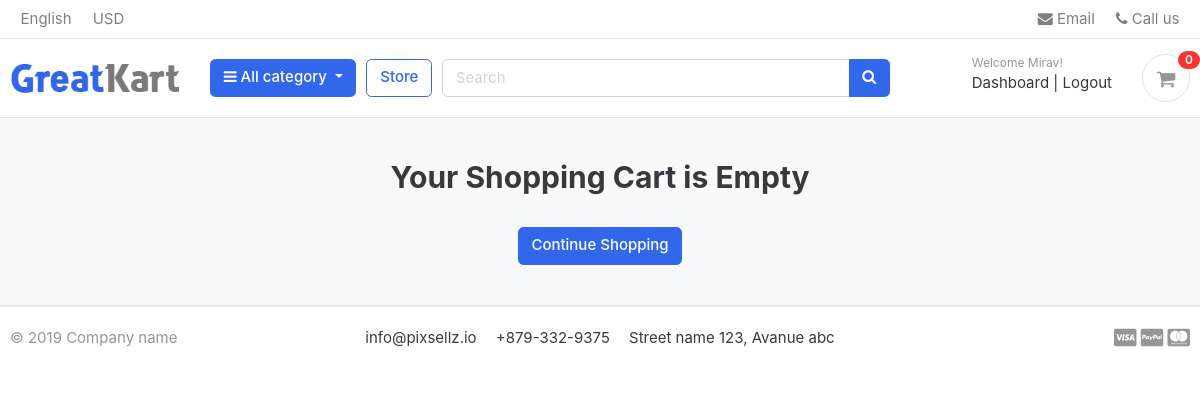
Page /cart/ (signed in) on the earlier database version.
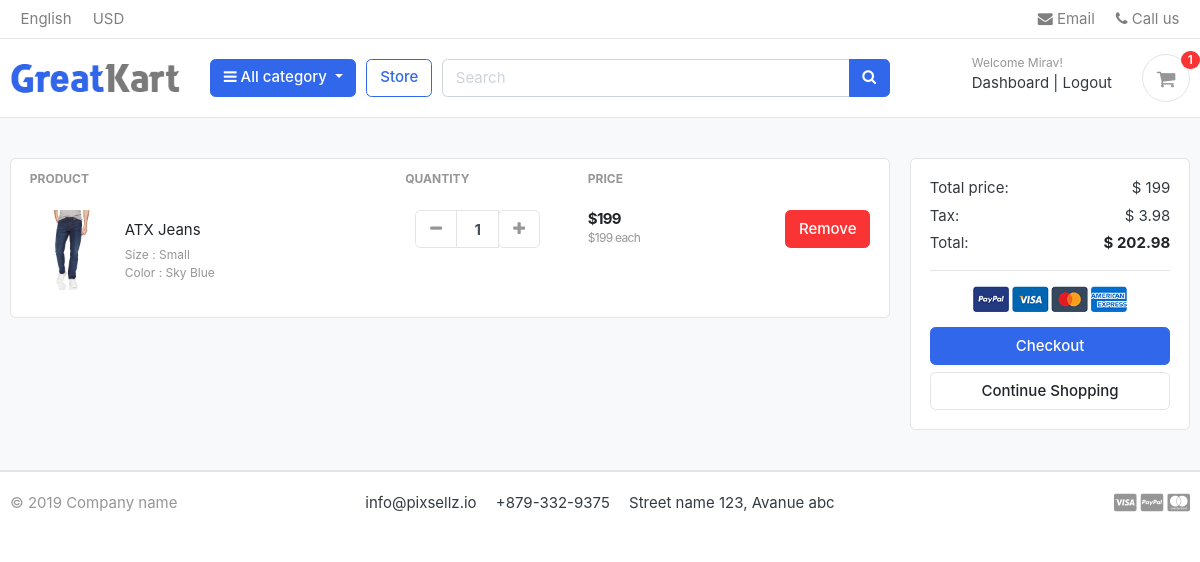
Same page on the later database version.
### accounts/models.py (models this page shows, shortened)
class Account(AbstractBaseUser):
    first_name = models.CharField(max_length=50)
    last_name = models.CharField(max_length=50)
    username = models.CharField(max_length=50 , unique=True)
    email = models.EmailField(max_length=100, unique=True)
    phone_number = models.CharField(max_length=50)
    date_joined = models.DateTimeField(auto_now_add=True)
    last_login = models.DateTimeField(auto_now_add=True)
    is_admin = models.BooleanField(default=False)
    is_staff = models.BooleanField(default=False)
    is_active = models.BooleanField(default=False)
    is_superadmin = models.BooleanField(default=False)
    USERNAME_FIELD = 'email'
    REQUIRED_FIELDS = ['username','first_name','last_name']
    objects = MyAccountManager()

### carts/models.py (models this page shows, shortened)
class CartItem(models.Model):
    user = models.ForeignKey(Account, on_delete=models.CASCADE, null=True)
    product = models.ForeignKey(Product, on_delete=models.CASCADE)
    variations = models.ManyToManyField(Variation, blank=True)
    cart = models.ForeignKey(Cart, on_delete=models.CASCADE, null=True)
    quantity = models.IntegerField()
    is_active = models.BooleanField(default=True)
    def sub_total(self):
        return self.product.price * self.quantity

### store/models.py (models this page shows, shortened)
class Product(models.Model):
    product_name = models.CharField(max_length=200, unique=True)
    slug = models.SlugField(max_length=200, unique=True)
    description = models.TextField(max_length=500, blank=True)
    price = models.IntegerField()
    images = models.ImageField(upload_to='photos/products')
    stoke = models.IntegerField()
    is_available = models.BooleanField(default=True)
    category = models.ForeignKey(Category, on_delete=models.CASCADE)
    created_date = models.DateTimeField(auto_now_add=True)
    modified_date = models.DateTimeField(auto_now=True)
    class Meta:
        verbose_name = 'product'
        verbose_name_plural = 'products'
    def get_url(self):
        return reverse('store:product_detail', args=[self.category.slug , self.slug])

class Variation(models.Model):
    product =models.ForeignKey(Product, on_delete=models.CASCADE)
    variation_category = models.CharField(max_length=100, choices=variation_categroy_choice)
    variation_value = models.CharField(max_length=100)
    is_active = models.BooleanField(default=True)
    created_date = models.DateTimeField(auto_now_add=True)
    objects = VariationManager()

### carts/views.py (the view)
# urls.py: path('', views.cart, name='cart'),
def cart(request, total=0, quantity=0, cart_items=None):
    tax = 0
    grand_total = 0
    try:
        if request.user.is_authenticated:
            cart_items = CartItem.objects.filter(user=request.user, is_active=True)
        else:
            cart = Cart.objects.get(cart_id=_cart_id(request))
            cart_items = CartItem.objects.filter(cart=cart, is_active=True)
        for cart_item in cart_items:
            total += (cart_item.product.price * cart_item.quantity)
            quantity += cart_item.quantity
        tax = (2 * total)/100
        grand_total = total + tax
    except ObjectDoesNotExist:
        pass # just ignore
    context = {
        'total' : total,
        'quantity' : quantity,
        'cart_items' : cart_items,
        'tax' : tax,
        'grand_total' : grand_total
    }
    return render(request, 'store/cart.html', context)

### templates/store/cart.html (shortened to what this page needs)
{% extends 'base.html' %}
{% load static %}
{% block content %}
<section class="section-content padding-y bg">
    <div class="container">
    {% if not cart_items %}
        <h2 class="text-center">Your Shopping Cart is Empty</h2><br>
        <div class="text-center">
            <a href="{% url 'store:store' %}" class="btn btn-primary">Continue Shopping</a>
        </div>
    {% else%}
    <div class="row">
        <aside class="col-lg-9">
    <div class="card">
    <table class="table table-borderless table-shopping-cart">
    <thead class="text-muted">
    <tr class="small text-uppercase">
      <th scope="col">Product</th>
      <th scope="col" width="120">Quantity</th>
      <th scope="col" width="120">Price</th>
      <th scope="col" class="text-right" width="200"> </th>
    </tr>
    </thead>
    <tbody>
    {% for cart_item in cart_items %}
    <tr>
        <td>
            <figure class="itemside align-items-center">
                <div class="aside"><img src="{{ cart_item.product.images.url }}" class="img-sm"></div>
                <figcaption class="info">
                    <a href="{{ cart_item.product.get_url }}" class="title text-dark">{{ cart_item.product.product_name }}</a>
                    <p class="text-muted small">
                        {% if cart_item.variations.all %}
                            {% for item in cart_item.variations.all %}
                            {{ item.variation_category | capfirst }} : {{ item.variation_value | capfirst }}<br>
                            {% endfor %}
                        {% endif %}
                    </p>
                </figcaption>
            </figure>
        </td>
        <td>
                        <div class="col">
                            <div class="input-group input-spinner">
                                <div class="input-group-prepend">
                                <a href="{% url 'carts:remove_cart' cart_item.product.id cart_item.id %}" class="btn btn-light" type="button" id="button-plus"> <i class="fa fa-minus"></i> </a>
                                </div>
                                <input type="text" class="form-control"  value="{{ cart_item.quantity }}">
                                <div class="input-group-append">
                                    <form action="{% url 'carts:add_cart' cart_item.product.id %}" method="POST">
                                        <button type="submit" class="btn btn-light" type="button" id="button-minus"> <i class="fa fa-plus"></i> </button>
                                    </form>
                                </div>
                            </div>
                        </div>
        </td>
        <td>
            <div class="price-wrap">
                <var class="price">${{ cart_item.sub_total }}</var>
                <small class="text-muted"> ${{ cart_item.product.price }} each </small>
            </div>
        </td>
        <td class="text-right">
        <a href="{% url 'carts:remove_cart_item' cart_item.product.id cart_item.id %}" onclick="return confirm('Are you sure you want to delete this item?')" class="btn btn-danger"> Remove</a>
        </td>
    </tr>
    {% endfor %}
    </tbody>
    </table>
    </div>
        </aside>
        <aside class="col-lg-3">
            <div class="card">
            <div class="card-body">
                <dl class="dlist-align">
                  <dt>Total price:</dt>
                  <dd class="text-right">$ {{ total }}</dd>
                </dl>
                <dl class="dlist-align">
                  <dt>Tax:</dt>
                  <dd class="text-right"> $ {{ tax }}</dd>
                </dl>
                <dl class="dlist-align">
                  <dt>Total:</dt>
                  <dd class="text-right text-dark b"><strong>$ {{ grand_total }}</strong></dd>
                </dl>
                <hr>
                <p class="text-center mb-3">
                    <img src="{% static './images/misc/payments.png' %}" height="26">
                </p>
                <a href="{% url 'carts:checkout' %}" class="btn btn-primary btn-block"> Checkout </a>
                <a href="{% url 'store:store' %}" class="btn btn-light btn-block">Continue Shopping</a>
            </div>
            </div>
    </aside>
    </div>
    {% endif %}
    </div>
    </section>
{% endblock %}

### templates/base.html (shortened to what this page needs)
{% load static %}
<!DOCTYPE HTML>
<html lang="en">
<head>
<link href="{% static 'css/bootstrap.css' %}" rel="stylesheet" type="text/css"/>
<link href="{% static 'fonts/fontawesome/css/all.min.css' %}" type="text/css" rel="stylesheet">
<link href="{% static 'css/ui.css' %}" rel="stylesheet" type="text/css"/>
<link href="{% static 'css/responsive.css' %}" rel="stylesheet" media="only screen and (max-width: 1200px)" />
<link href="{% static 'css/custom.css' %}" rel="stylesheet" type="text/css"/>
<link rel="stylesheet" href="https://cdnjs.cloudflare.com/ajax/libs/font-awesome/4.7.0/css/font-awesome.min.css">
</head>
<body>
    {% include 'includes/navbar.html' %}
    {% block content %}{% endblock %}
    {% include 'includes/footer.html' %}

### templates/includes/navbar.html (shortened to what this page needs)
{% load static %}
<header class="section-header">
    <nav class="navbar p-md-0 navbar-expand-sm navbar-light border-bottom">
    <div class="container">
      <div class="collapse navbar-collapse" id="navbarTop4">
        <ul class="navbar-nav mr-auto">
            <li class="nav-item dropdown">
                 <a href="#" class="nav-link">   English </a>
            </li>
            <li class="nav-item dropdown">
                <a href="#" class="nav-link"> USD </a>
            </li>
        </ul>
        <ul class="navbar-nav">
            <li><a href="#" class="nav-link"> <i class="fa fa-envelope"></i> Email </a></li>
            <li><a href="#" class="nav-link"> <i class="fa fa-phone"></i> Call us </a></li>
        </ul>
      </div>
    </div>
    </nav>
    <section class="header-main border-bottom">
        <div class="container">
    <div class="row align-items-center">
        <div class="col-lg-2 col-md-3 col-6">
            <a href="{% url 'home' %}" class="brand-wrap">
                <img class="logo" src="{% static './images/logo.png' %}">
            </a>
        </div>
        <div class="col-lg col-sm col-md col-6 flex-grow-0">
            <div class="category-wrap dropdown d-inline-block float-right">
                <button type="button" class="btn btn-primary dropdown-toggle" data-toggle="dropdown">
                    <i class="fa fa-bars"></i> All category
                </button>
            </div>
        </div>
        <a href="{% url 'store:store' %}" class="btn btn-outline-primary">Store</a>
        <div class="col-lg  col-md-6 col-sm-12 col">
            <form action="{% url 'store:search' %}" class="search" method="GET">
                <div class="input-group w-100">
                    <input type="text" class="form-control" style="width:60%;" placeholder="Search" name="keyword">
                    <div class="input-group-append">
                      <button class="btn btn-primary" type="submit">
                        <i class="fa fa-search"></i>
                      </button>
                    </div>
                </div>
            </form>
        </div>
        <div class="col-lg-3 col-sm-6 col-8 order-2 order-lg-3">
                    <div class="d-flex justify-content-end mb-3 mb-lg-0">
                        {% if user.id is None %}
                        <div class="widget-header">
                            <small class="title text-muted">Welcome guest!</small>
                            <div>
                                <a href="{% url 'accounts:login' %}">Sign in</a> <span class="dark-transp"> | </span>
                                <a href="{% url 'accounts:register' %}"> Register</a>
                            </div>
                        </div>
                        {% else %}
                        <div class="widget-header">
                            <small class="title text-muted">Welcome {{ user.first_name }}!</small>
                            <div>
                                <a href="{% url 'accounts:dashboard' %}">Dashboard</a> <span class="dark-transp"> | </span>
                                <a href="{% url 'accounts:logout' %}"> Logout</a>
                            </div>
                        </div>
                        {% endif %}
                        <a href="{% url 'carts:cart' %}" class="widget-header pl-3 ml-3">
                            <div class="icon icon-sm rounded-circle border"><i class="fa fa-shopping-cart"></i></div>
                            <span class="badge badge-pill badge-danger notify">{{ cart_count }}</span>
                        </a>
                    </div>
                </div>
    </div>
        </div>
    </section>
    </header>

### templates/includes/footer.html (shortened to what this page needs)
{% load static %}
<footer class="section-footer border-top">
	<div class="container">
		<section class="footer-bottom border-top row">
			<div class="col-md-2">
				<p class="text-muted"> &copy 2019 Company name </p>
			</div>
			<div class="col-md-8 text-md-center">
				<span  class="px-2">info@pixsellz.io</span>
				<span  class="px-2">+879-332-9375</span>
				<span  class="px-2">Street name 123, Avanue abc</span>
			</div>
			<div class="col-md-2 text-md-right text-muted">
				<i class="fab fa-lg fa-cc-visa"></i>
				<i class="fab fa-lg fa-cc-paypal"></i>
				<i class="fab fa-lg fa-cc-mastercard"></i>
			</div>
		</section>
	</div>
</footer>
</body>
</html>

Differences in the rows shown:
added CartItem: product.images (picture), product.product_name "ATX Jeans", quantity "1", sub_total "199", product.price "199"
added Variation: variation_category "Size", variation_value "Small"
added Variation: variation_category "Color", variation_value "Sky Blue"
Other differences:
{{ cart_count }}: "0" → "1"
{{ total }}: (not shown) → "199"
{{ tax }}: (not shown) → "3.98"
{{ grand_total }}: (not shown) → "202.98"
text no longer shown: "Your Shopping Cart is Empty"
text now shown: "PRODUCT QUANTITY PRICE Total price: $ Tax: $ Total: $ Checkout"
